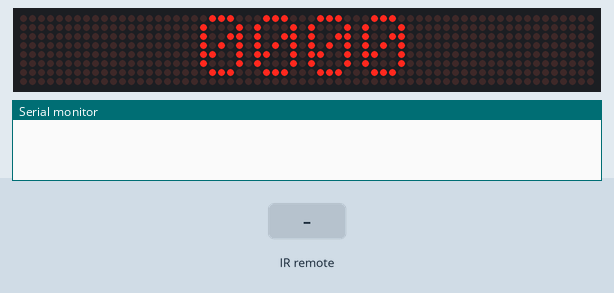
This sketch was run on a simulated Arduino Uno, built with avr-gcc and run on an emulated ATmega328P. Shown: 64×8 LED matrix, the last lines printed to the serial monitor. The inputs (shaded band) are chosen by the test bench.

Above: at 0.1 s.
At 0.7 s:
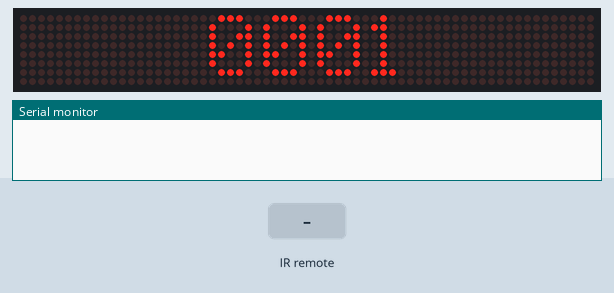
1.3 s: infrared code 0xFF629D received
At 3.1 s:
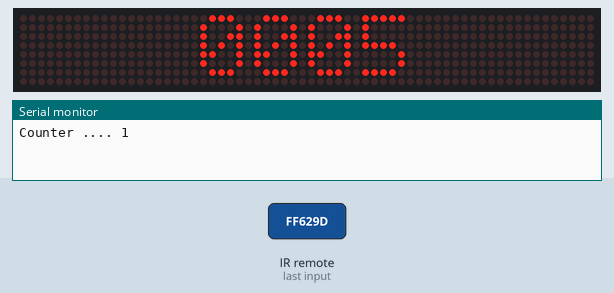
Timing chart, 0 to 4.6 s (numbered marks = the images above; inputs shaded):
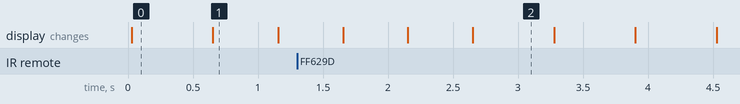

Measured:
- what the display in image 0 shows lasts 0.7 s, from 0.0 s to 0.7 s
- what the display in image 1 shows lasts 0.5 s, from 0.7 s to 1.2 s

The sketch:

17_irledCounter.ino
```cpp
#include <IRremote.h>
#include <MD_Parola.h>
#include <MD_MAX72xx.h>
#include <SPI.h>
/*
 Hello
 I design developer tools for embedded electronic systems. You can buy my projects design files.
 https://www.altiumdesignerprojects.com
*/
const int RECV_PIN = 8;

IRrecv irrecv(RECV_PIN);
decode_results results;

#define CS_PIN        10
#define MAX_DEVICES   8
#define HARDWARE_TYPE MD_MAX72XX:: PAROLA_HW  // FC16_HW

MD_Parola P = MD_Parola(HARDWARE_TYPE, CS_PIN, MAX_DEVICES);

char displayBuffer[20] = "0000";
word displayCounter = 0;

bool irSignalInput = false;
unsigned long resultCode;
unsigned long lastCode = 0;

#define buttonUp          0XFF629D
#define buttonDown        0XFFA857
#define buttonRight       0XFFC23D
#define buttonLeft        0XFF22DD
#define buttonEnter       0XFF02FD

#define button1           0XFF6897
#define button2           0XFF9867
#define button3           0XFFB04F
#define button4           0XFF30CF
#define button5           0XFF18E7
#define button6           0XFF7A85
#define button7           0XFF10EF
#define button8           0XFF38C7
#define button9           0XFF5AA5
#define button10          0XFF4AB5
#define asteriskButton    0XFF42BD
#define numberSignButton  0XFF52AD

byte counter = 0;
byte lastCounter;

unsigned long interval = 500;
unsigned long previousMillis = 0;
unsigned long currentMillis;

void setup(){
 Serial.begin(9600);
 irrecv.enableIRIn();
 //irrecv.blink13(true);

 P.begin();
 P.setIntensity(6);

 for(byte i; i < 19; i++){
   displayBuffer[i] = '\0';
 }
}

void loop() {

 if(irrecv.decode(&results)){
    irSignalInput = true;
    resultCode = results.value & REPEAT;

    if(resultCode == REPEAT){
       resultCode = lastCode;
    }else{
       lastCode = resultCode;
    }

    irrecv.resume();
 } // ****

 if(irSignalInput == true && resultCode == buttonUp){
    counter++;
    irSignalInput = false;
 }

 if(irSignalInput == true && resultCode == buttonDown){
    counter--;
    irSignalInput = false;
 }

 if(counter != lastCounter){
    Serial.print("Counter .... ");  Serial.println(counter);
 }
 lastCounter = counter;

 if(P.displayAnimate()){

  sprintf(displayBuffer, "%04d", displayCounter);
  P.displayText(displayBuffer , PA_CENTER, 25, 100, PA_PRINT, PA_NO_EFFECT);


  currentMillis = millis();

  if(currentMillis - previousMillis >= interval){
     displayCounter++;
     previousMillis = currentMillis;
  }

 P.displayReset();
 }

}
```
